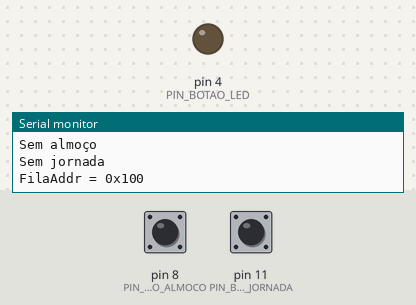
The sketch below on a simulated Arduino Uno, built for the host (arithmetic inside an expression is 32-bit, double 64-bit). Shown: output pins drawn as LEDs (lit = HIGH), the last lines printed to the serial monitor. Dashed ring = blinking. The inputs (shaded band) are chosen by the test bench; at power-on: pin 8 (PIN_BOTAO_ALMOCO) LOW, pin 11 (PIN_BOTAO_JORNADA) LOW. EEPROM starts erased.

Above: at 1.2 s.
1.3 s: pin 8 (PIN_BOTAO_ALMOCO) pulled HIGH for 0.15 s
At 1.7 s:
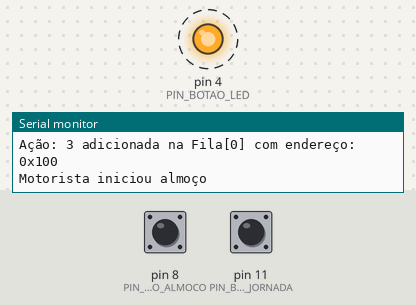
4.3 s: pin 11 (PIN_BOTAO_JORNADA) pulled HIGH for 3.2 s
At 8.7 s:
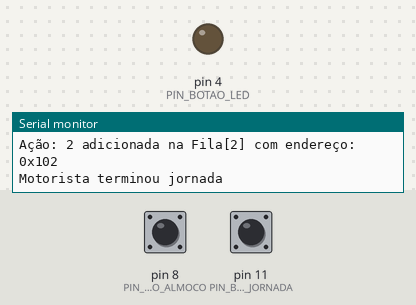
9.0 s: pin 8 (PIN_BOTAO_ALMOCO) pulled HIGH for 3.2 s
At 9.4 s:
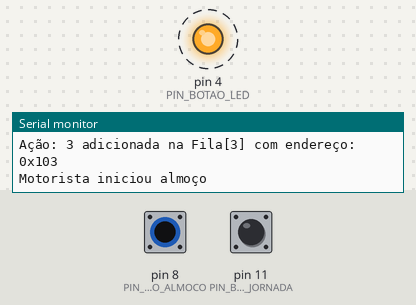
Timing chart, 0 to 14.0 s (numbered marks = the images above; inputs shaded):
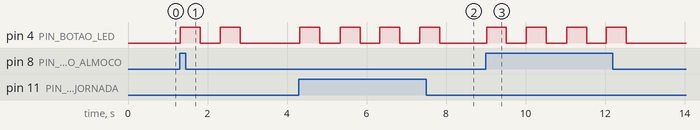

Measured:
- after the input at 1.3 s, pin 4 (PIN_BOTAO_LED): alternates HIGH for 0.50 s and LOW for 0.50 s, 4 changes in all, then stays LOW, starting at once
- after the input at 4.3 s, pin 4 (PIN_BOTAO_LED): alternates HIGH for 0.50 s and LOW for 0.50 s, 8 changes in all, then stays LOW, starting at once
- after the input at 9.0 s, pin 4 (PIN_BOTAO_LED): alternates HIGH for 0.50 s and LOW for 0.50 s, 8 changes in all, then stays LOW, starting at once

The sketch:

slave_hub_pure.ino
```cpp
#include "OneWireLib/OneWireHub.h"
#include "OneWireLib/OneWireItem.h"
#include "DJORNADA.h"
#include "FILA.h"

// Pinos dos Botões
constexpr uint8_t PIN_BOTAO_JORNADA{11};
constexpr uint8_t PIN_BOTAO_ALMOCO{8};
constexpr uint8_t PIN_BOTAO_LED{4};
constexpr uint8_t PIN_ONEWIRE{6};

// Configuração biblioteca
OneWireHub Wire = OneWireHub(PIN_ONEWIRE);

// Seriais de cada ação
auto SerialInicioJornada = DJORNADA(DJORNADA::family_code, 0x01, 0x01, 0x00,0x00, 0x00, 0x00);
auto SerialFimJornada = DJORNADA(DJORNADA::family_code, 0x01, 0x02, 0x00,0x00, 0x00, 0x00);
auto SerialAlmocoJornada = DJORNADA(DJORNADA::family_code, 0x01, 0x03, 0x00,0x00, 0x00, 0x00);

// Ação atual (EEPROM)
Fila FilaAcoes;

// Estados (EEPROM)
uint8_t status_jornada_addr = 0x02;
uint8_t status_almoco_addr = 0x03;
boolean em_jornada = false;
boolean em_almoco = false;
uint8_t reset = 0x00;

void setup()
{
    Serial.begin(9600);
    Serial.println("Dispositivo Jornada de Trabalho - GS10G (1-Wire)");

    // Carregar últimos estados
    em_jornada = EEPROM.read(status_jornada_addr) == 1 ? true : false;
    em_almoco = EEPROM.read(status_almoco_addr) == 1 ? true : false;
    Serial.println(EEPROM.read(status_almoco_addr) == 1 ? "Em almoço" : "Sem almoço");
    Serial.println(EEPROM.read(status_jornada_addr) == 1 ? "Em jornada" : "Sem jornada");

    // Carrega a fila de ações (caso não tenha enviado no 1-wire)
    FilaAcoes.iniciar_fila();
    FilaAcoes.mostrar_fila(FilaAcoes.em_fila());

    // Configura o pino de estado do botão
    pinMode(PIN_BOTAO_JORNADA, INPUT);
    pinMode(PIN_BOTAO_ALMOCO, INPUT);

    // Configura o pino do LED como saída
    pinMode(PIN_BOTAO_LED, OUTPUT);
    digitalWrite(PIN_BOTAO_LED, LOW);
}

void loop()
{
    // Segue os passos do protocolo 1-wire
    // 1. Verifica se o master está solicitando presença (Reset Pulse)
    // 2. Se houver, envia um pulso de presença (Presence Pulse)
    // 3. Le o comando enviado pelo master, no caso do dispositivo usado 0xF0 (SEARCH COMMAND)
    // 4. Envia os 8 bytes da ação para o master
    Wire.poll(&reset);

    // Verifica se reset foi feito
    // Tira da fila e libera vaga
    if (reset == 0xff) {
      FilaAcoes.seguir_fila();
      reset = 0x00;
    }

    // Verifica o botão que foi clicado
    // E a ação vinculada a ele
    verificar_botoes();

    // Processa as ações em fila a cada 2 segundos
    // Do primeiro ao último 0 -> 8
    if (FilaAcoes.em_fila() >= 1) {
      if (timing(2000)) {
        switch (FilaAcoes.ler_acao())
        {
        case 1: Wire.attach(SerialInicioJornada);
          break;
        case 2: Wire.attach(SerialFimJornada);
          break;
        case 3: Wire.attach(SerialAlmocoJornada);
          break;
        default:break;
        }
      }
    }
    // Limpa fila se não houver mais
    else {
      FilaAcoes.limpar_fila();
    }
}

void verificar_botoes()
{
  uint8_t btnJornada  = digitalRead(PIN_BOTAO_JORNADA);
  uint8_t btnAlmoco  = digitalRead(PIN_BOTAO_ALMOCO);
  if ( (em_almoco && btnJornada) || (!em_jornada && btnJornada)) {
    if (!FilaAcoes.adicionar_acao(1)) return;
    mudar_status_almoco(false);
    mudar_status_jornada(true);
    Serial.println("Motorista iniciou jornada");
    piscar_led(PIN_BOTAO_LED, 1);
  }
  else if (em_jornada && btnJornada) {
    if (!FilaAcoes.adicionar_acao(2)) return;
    mudar_status_almoco(false);
    mudar_status_jornada(false);
    Serial.println("Motorista terminou jornada");
    piscar_led(PIN_BOTAO_LED, 3);
  }
  else if (btnAlmoco) {
    if (!FilaAcoes.adicionar_acao(3)) return;
    mudar_status_jornada(false);
    mudar_status_almoco(true);
    Serial.println("Motorista iniciou almoço");
    piscar_led(PIN_BOTAO_LED, 2);
  }
}

void piscar_led(uint8_t led, uint8_t rep)
{
  for (int i=0; i<rep; i++) {
    digitalWrite(led, HIGH);
    delay(500);
    digitalWrite(led, LOW);
    delay(500);
  }
}

void mudar_status_jornada(boolean acao)
{
  noInterrupts();
  em_jornada = acao;
  EEPROM.write(status_jornada_addr, acao ? 0x1 : 0x0);
  interrupts();
}

void mudar_status_almoco(boolean acao)
{
  noInterrupts();
  em_almoco = acao;
  EEPROM.write(status_almoco_addr, acao ? 0x1 : 0x0);
  interrupts();
}

bool timing(int interval)
{
  static uint32_t nextMillis = millis();
  if (millis() > nextMillis) {
    nextMillis += interval;
    return 1;
  }
  return 0;
}
```

DJORNADA.cpp
```cpp
#include "DJORNADA.h"

DJORNADA::DJORNADA(uint8_t ID1, uint8_t ID2, uint8_t ID3, uint8_t ID4, uint8_t ID5, uint8_t ID6,
               uint8_t ID7)
    : OneWireItem(ID1, ID2, ID3, ID4, ID5, ID6, ID7)
{
    // disable bus-features:
    fast_read_rom   = false;
    fast_search_rom = false;
}

void DJORNADA::duty(OneWireHub *const hub)
{
    uint8_t cmd;

    if (hub->recv(&cmd)) return;

    switch (cmd)
    {
        default: hub->raiseDeviceError(cmd);
    }
}

void DJORNADA::setSerial(uint8_t index, uint8_t value)
{
    ID[index] = value;
    refreshCRC();
}

void DJORNADA::refreshCRC()
{
    ID[7] = crc8(ID, 7);
}
```

DJORNADA.h
```cpp
// Serial Number
// Works
// native bus-features: none

#ifndef ONEWIREHUB_DJORNADA_H
#define ONEWIREHUB_DJORNADA_H

#include "OneWireLib/OneWireItem.h"

class DJORNADA : public OneWireItem
{
public:
    static constexpr uint8_t family_code{0x01};
    DJORNADA(uint8_t ID1, uint8_t ID2, uint8_t ID3, uint8_t ID4, uint8_t ID5, uint8_t ID6, uint8_t ID7);

    void duty(OneWireHub *hub) final;
    void setSerial(uint8_t index, uint8_t value);
    void refreshCRC();
};

#endif
```

FILA.cpp
```cpp
#include "fila.h"

Fila::Fila() {
  iniciar_fila();
}

Fila::~Fila() {

}

void Fila::iniciar_fila() {
  sincronizar_fila(false);

  // Debug
  if (debug) {
    Serial.print("FilaAddr = 0x");
    Serial.print(FILA_ACOES_ADDR, HEX);
    Serial.println();
  }
}

void Fila::mostrar_fila(uint8_t qtd) {
  for (uint8_t i = 0; i < qtd; i++) {
    Serial.print("Fila[");
    Serial.print(i);
    Serial.print("] = ");
    Serial.println(FILA_ACOES[i]);
  }
}

void Fila::mostrar_fila_mem(uint8_t qtd) {
  for (uint8_t i = 0; i < qtd; i++) {
    Serial.print("FilaROM[");
    Serial.print(i);
    Serial.print("] = ");
    Serial.println(EEPROM[FILA_ACOES_ADDR + i]);
  }
}

bool Fila::adicionar_acao(uint8_t acao) {
  if (fila == FILA_TAMANHO) {
    // Debug
    if (debug) {
      //Serial.println("Limite da fila atingido");
    }
    return false;
  }
  FILA_ACOES[fila] = acao;
  salvar_fila();

  // Debug
  if (debug) {
    Serial.print("Ação: ");
    Serial.print(acao);
    Serial.print(" adicionada na Fila[");
    Serial.print(fila - 1);
    Serial.print("] com endereço: 0x");
    Serial.println((FILA_ACOES_ADDR + (fila-1)), HEX);
  }
  return true;
}

void Fila::salvar_fila() {
  sincronizar_fila(true);
}

void Fila::sincronizar_fila( bool to_eeprom ) {
  noInterrupts();
  for (uint8_t i=0; i<FILA_TAMANHO; i++) {
    if (to_eeprom) {
      EEPROM.write(FILA_ACOES_ADDR + i, FILA_ACOES[i]);
    } else {
      FILA_ACOES[i] = EEPROM.read(FILA_ACOES_ADDR + i);
    }
  }
  interrupts();
  fila = em_fila();
}

void Fila::limpar_fila() {
  memset(FILA_ACOES, 0xff, FILA_TAMANHO);
  fila = 0; // Reseta o contador da fila
}

void Fila::seguir_fila() {
  if (fila > 0) {
    memmove(&FILA_ACOES[0], &FILA_ACOES[1], (fila - 1) * sizeof(uint8_t));
    FILA_ACOES[fila - 1] = 0xFF; // Corrige a posição após o deslocamento
    fila--;
    salvar_fila();
    // Debug
    if (debug) {
      Serial.println("Fila Andou!");
      Serial.println("Hora De Almoco");
    }

  }
}

uint8_t Fila::em_fila() {
  uint8_t total = 0;
  for (uint8_t i = 0; i < FILA_TAMANHO; i++) {
    if (FILA_ACOES[i] > 0 && FILA_ACOES[i] < 4) {
      total++;
    }
  }
  return total;
}

uint8_t Fila::ler_acao() {
  return FILA_ACOES[0]; // Retorna 0 se a fila estiver vazia
}
```

FILA.h
```cpp
#ifndef FILA_H
#define FILA_H

#include <Arduino.h>
#include <EEPROM.h>

class Fila {
public:
    Fila();
    ~Fila();

    void iniciar_fila();
    void mostrar_fila(uint8_t qtd);
    void mostrar_fila_mem(uint8_t qtd);
    bool adicionar_acao(uint8_t acao);
    void salvar_fila();
    void limpar_fila();
    void seguir_fila();
    uint8_t em_fila();
    uint8_t Fila::ler_acao();

    void sincronizar_fila( bool to_eeprom );

private:
    uint32_t FILA_ACOES_ADDR = 0x100; // Endereço da fila ROM
    static const size_t FILA_TAMANHO = 5; // Tamanho da fila
    uint8_t FILA_ACOES[FILA_TAMANHO];
    uint8_t fila;
    bool debug = true; // Mude para false para desativar o debug
};

#endif // FILA_H
```

OneWireHub.h
```cpp
#ifndef ONEWIREHUB_HUB_H
#define ONEWIREHUB_HUB_H

#include "platform.h" // code for compatibility

using timeOW_t = uint32_t;
constexpr timeOW_t timeOW_max =
        4294967295; // will arduino-gcc ever offer some stl? std::numeric_limits::max would be cleaner

constexpr timeOW_t
operator"" _us(const unsigned long long int time_us) // user defined literal used in config
{
    return timeOW_t(time_us * microsecondsToClockCycles(1) /
                    VALUE_IPL); // note: microsecondsToClockCycles == speed in MHz....
    // TODO: overflow detection would be nice, but literals are allowed with return-only, not solvable ATM
}


// same FN, but not as literal
constexpr timeOW_t timeUsToLoops(const uint16_t time_us)
{
    return (time_us * microsecondsToClockCycles(1) /
            VALUE_IPL); // note: microsecondsToClockCycles == speed in MHz....
}

#include "OneWireHub_config.h" // outsource configfile

using mask_t = uint8_t;
constexpr timeOW_t VALUE1k{1000};          // commonly used constant
constexpr timeOW_t TIMEOW_MAX{4294967295}; // arduino does not support std-lib...

enum class Error : uint8_t
{
    NO_ERROR                    = 0,
    READ_TIMESLOT_TIMEOUT       = 1,
    WRITE_TIMESLOT_TIMEOUT      = 2,
    WAIT_RESET_TIMEOUT          = 3,
    VERY_LONG_RESET             = 4,
    VERY_SHORT_RESET            = 5,
    PRESENCE_LOW_ON_LINE        = 6,
    READ_TIMESLOT_TIMEOUT_LOW   = 7,
    AWAIT_TIMESLOT_TIMEOUT_HIGH = 8,
    PRESENCE_HIGH_ON_LINE       = 9,
    INCORRECT_ONEWIRE_CMD       = 10,
    INCORRECT_DEVICE_USAGE      = 11,
    TRIED_INCORRECT_WRITE       = 12,
    FIRST_TIMESLOT_TIMEOUT      = 13,
    FIRST_BIT_OF_BYTE_TIMEOUT   = 14,
    RESET_IN_PROGRESS           = 15
};


class OneWireItem;

class OneWireHub
{
private:
    static constexpr uint8_t _ONEWIREHUB_DEVICE_LIMIT{ONEWIREHUB_DEVICE_LIMIT};
    static constexpr uint8_t _ONEWIREHUB_TREE_SIZE{(2 * _ONEWIREHUB_DEVICE_LIMIT) - 1};
    static constexpr bool od_mode{false};

    Error   _error;
    uint8_t _error_cmd;

    io_reg_t           pin_bitMask;
    volatile io_reg_t *pin_baseReg;

#if true //USE_GPIO_DEBUG
    io_reg_t           debug_bitMask;
    volatile io_reg_t *debug_baseReg;
#endif

    uint8_t      device_count;
    OneWireItem *device_list[_ONEWIREHUB_DEVICE_LIMIT]; // private device-list (use attach/detach)
    OneWireItem *device_selected;

    struct IDTree
    {
        uint8_t device_selected; // for which device is this jump-command relevant
        uint8_t id_position;     // where does the algorithm has to look for a junction
        uint8_t got_zero;        // if 0 switch to which tree branch
        uint8_t got_one;         // if 1 switch to which tree branch
    } idTree[_ONEWIREHUB_TREE_SIZE];

    uint8_t buildIDTree(void);
    uint8_t buildIDTree(uint8_t position_IDBit, mask_t device_mask);
    void    searchIDTree(void);

    uint8_t getNrOfFirstBitSet(mask_t mask) const;
    uint8_t getNrOfFirstFreeIDTreeElement(void) const;

    bool checkReset(void);    // returns true if error occurred
    bool showPresence(void);  // returns true if error occurred
    bool recvAndProcessCmd(); // returns true if error occurred

    void wait(timeOW_t loops_wait) const;
    void wait(uint16_t timeout_us) const;

    inline __attribute__((always_inline)) timeOW_t
    waitLoopsWhilePinIs(volatile timeOW_t retries, bool pin_value = false) const;

public:
    explicit OneWireHub(uint8_t pin);

    ~OneWireHub() = default; // nothing special to do here

    OneWireHub(const OneWireHub &hub)            = delete;  // disallow copy constructor
    OneWireHub(OneWireHub &&hub)                 = default; // default move constructor
    OneWireHub &operator=(OneWireHub &hub)       = delete;  // disallow copy assignment
    OneWireHub &operator=(const OneWireHub &hub) = delete;  // disallow copy assignment
    OneWireHub &operator=(OneWireHub &&hub)      = delete;  // disallow move assignment

    uint8_t attach(OneWireItem &sensor);
    bool    detach();

    uint8_t getIndexOfNextSensorInList(uint8_t index_start = 0) const;

    bool poll(uint8_t *in_action);

    bool sendBit(bool value);                                    // returns 1 if error occurred
    bool send(uint8_t dataByte);                                 // returns 1 if error occurred
    bool send(const uint8_t address[], uint8_t data_length = 1); // returns 1 if error occurred
    bool send(const uint8_t address[], uint8_t data_length,
              uint16_t &crc16); // returns 1 if error occurred
    // CRC takes ~7.4µs/byte (Atmega328P@16MHz) but is distributing the load between each bit-send to 0.9 µs/bit (see debug-crc-comparison.ino)
    // important: the final crc is expected to be inverted (crc=~crc) !!!

    bool recvBit(void);
    bool recv(uint8_t address[], uint8_t data_length = 1); // returns 1 if error occurred
    bool recv(uint8_t address[], uint8_t data_length,
              uint16_t &crc16); // returns 1 if error occurred

    timeOW_t waitLoopsCalibrate(void); // returns Instructions per loop
    void     waitLoops1ms(void);
    void     waitLoopsDebug(void) const;

    // mostly for debug, partly for state-machine handling
    void  printError(void) const;
    Error getError(void) const; // returns Error
    bool  hasError(void) const; // returns true if Error occurred
    void  raiseDeviceError(uint8_t cmd = 0);
    Error clearError(void);
};

#endif
```

OneWireItem.h
```cpp
#ifndef ONEWIREHUB_ONEWIREITEM_H
#define ONEWIREHUB_ONEWIREITEM_H

#include "OneWireHub.h"

#if defined(__AVR__)
  #include <util/crc16.h>
#endif

// Feature to get first byte (family code) constant for every sensor --> var4 is implemented
// - var 1: use second init with one byte less (Serial 1-6 instead of ID)
// - var 2: write ID1 of OneWireItem with the proper value without asking
// - var 3: rewrite the OneWireItem-Class and implement something like setFamilyCode()
// - var 4: make public family_code in sensor mandatory and just put it into init() if wanted --> prefer this

class OneWireItem
{
public:
    OneWireItem(uint8_t ID1, uint8_t ID2, uint8_t ID3, uint8_t ID4, uint8_t ID5, uint8_t ID6,
                uint8_t ID7);

    ~OneWireItem() = default; // TODO: detach if deleted before hub

    OneWireItem(const OneWireItem &owItem)            = delete;  // disallow copy constructor
    OneWireItem(OneWireItem &&owItem)                 = default; // default  move constructor
    OneWireItem &operator=(OneWireItem &owItem)       = delete;  // disallow copy assignment
    OneWireItem &operator=(const OneWireItem &owItem) = delete;  // disallow copy assignment
    OneWireItem &operator=(OneWireItem &&owItem)      = delete;  // disallow move assignment

    // DEFAULT BUS-FEATURES:
    // Specify if the device can be used on a bus with other 1-wire devices
    // If FALSE all commands will be passed through directly to the duty() call of the device
    // NOTE: there can be only one device on the bus (beside the controller)
    bool skip_multidrop{false};
    // skip reboot after a search-rom command -> feature normal, except ds2401 & ds18b20
    bool fast_search_rom{true};
    // skip reboot after a read-rom command -> feature normal, except ds2401
    bool fast_read_rom{true};

    uint8_t ID[8];

    void sendID(OneWireHub *hub) const;

    virtual void duty(OneWireHub *hub) = 0;

    static uint8_t crc8(const uint8_t data[], uint8_t data_size, uint8_t crc_init = 0);

    // takes ~(5.1-7.0)µs/byte (Atmega328P@16MHz) depends from address_size (see debug-crc-comparison.ino)
    // important: the final crc is expected to be inverted (crc=~crc) !!!
    static uint16_t crc16(const uint8_t address[], uint8_t len, uint16_t init = 0);

    // CRC16 of type 0xA001 for little endian
    // takes ~6µs/byte (Atmega328P@16MHz) (see debug-crc-comparison.ino)
    // important: the final crc is expected to be inverted (crc=~crc) !!!
    static uint16_t crc16(uint8_t value, uint16_t crc);
};


#endif //ONEWIREHUB_ONEWIREITEM_H
```

platform.h
```cpp
// taken with modifications from: https://github.com/PaulStoffregen/OneWire/blob/master/OneWire.h
// Platform specific I/O definitions

#ifndef ONEWIREHUB_PLATFORM_H
#define ONEWIREHUB_PLATFORM_H

#if defined(ARDUINO) && (ARDUINO >= 100)
  #include <Arduino.h>
#endif

#define ONEWIREHUB_GCC_VERSION ((__GNUC__ * 10000) + (__GNUC_MINOR__ * 100) + __GNUC_PATCHLEVEL__)

#define PIN_TO_BASEREG(pin)            (portInputRegister(digitalPinToPort(pin)))
#define PIN_TO_BITMASK(pin)            (digitalPinToBitMask(pin))
#define DIRECT_READ(base, mask)        (((*(base)) & (mask)) ? 1 : 0)
#define DIRECT_MODE_INPUT(base, mask)  ((*((base) + 1)) &= ~(mask))
#define DIRECT_MODE_OUTPUT(base, mask) ((*((base) + 1)) |= (mask))
#define DIRECT_WRITE_LOW(base, mask)   ((*((base) + 2)) &= ~(mask))
#define DIRECT_WRITE_HIGH(base, mask)  ((*((base) + 2)) |= (mask))
using io_reg_t = uint8_t; // define special datatype for register-access
constexpr uint8_t VALUE_IPL{13};

#endif //ONEWIREHUB_PLATFORM_H
```

Source omitted: OneWireHub_config.h (4403 bytes)
